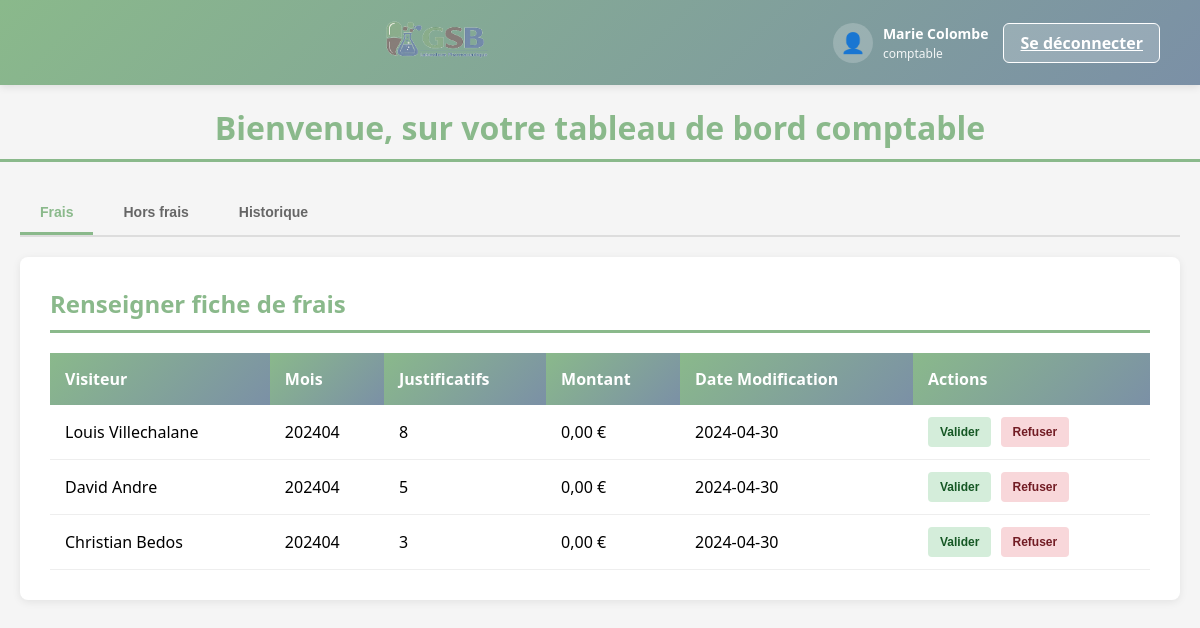
The app's page /accountant.php (signed in) with its own data.
### tables this page shows
CREATE TABLE FicheFrais (
    idVisiteur CHAR(4),
    mois CHAR(6),
    nbJustificatif INT,
    montantValide DECIMAL(10,2),
    dateModif DATE,
    idEtat CHAR(2),
    PRIMARY KEY (idVisiteur, mois),
    FOREIGN KEY (idVisiteur) REFERENCES visiteur(id),
    FOREIGN KEY (idEtat) REFERENCES Etat(id)
);

CREATE TABLE visiteur (
    id CHAR(4) PRIMARY KEY,
    nom VARCHAR(50),
    prenom VARCHAR(50),
    login VARCHAR(50),
    mdp VARCHAR(50),
    adresse VARCHAR(100),
    cp INT,
    ville VARCHAR(50),
    dateEmbauche DATE
);

### accountant.php (the view, shortened to what this page needs)
<?php
try {
    $bdd = new PDO(
        'mysql:host=localhost;dbname=gsbV2;charset=utf8', 'comptable1', 'comp123');
    $bdd->setAttribute(PDO::ATTR_ERRMODE, PDO::ERRMODE_EXCEPTION);
}
catch (PDOException $e) {
    die('Erreur de connexion : ' . $e->getMessage());
}
try {
    $fichesStmt = $bdd->prepare('SELECT f.*, v.nom, v.prenom FROM FicheFrais AS f JOIN visiteur AS v ON f.idVisiteur = v.id WHERE f.idEtat = :etat ORDER BY f.dateModif DESC');
    $fichesStmt->execute([':etat' => 'CR']);
    $fiches = $fichesStmt->fetchAll(PDO::FETCH_ASSOC);
} catch (PDOException $e) {
    die('Erreur de récupération des fiches de frais : ' . $e->getMessage());
}
?>
<!DOCTYPE html>
<html lang="fr">
<head>
    <link rel="stylesheet" href="accountant.css">
</head>
<body>
    <div class="header-connected">
        <div style="text-align: center; flex: 1;">
            <img src="logo.png" alt="Logo GSB" style="height: 40px;">
        </div>
        <div class="user-info">
            <div class="profile-badge">
                <div class="profile-icon">👤</div>
                <div class="profile-text">
                    <h3 id="userFullName"><?php echo htmlspecialchars($_SESSION['user']['prenom'] ?? 'Utilisateur') . ' ' . htmlspecialchars($_SESSION['user']['nom'] ?? ''); ?></h3>
                    <p id="userProfile"><?php echo htmlspecialchars($_SESSION['user']['role'] ?? 'non défini'); ?></p>
                </div>
            </div>
            <a href="logout.php" class="logout-btn">Se déconnecter</a>
        </div>
    </div>
    <main>
        <h1>Bienvenue, sur votre tableau de bord comptable</h1>
    </main>
    <div class="container">
        <div class="tabs">
            <button class="tab-button active" onclick="switchTab('expense')">Frais</button>
            <button class="tab-button" onclick="switchTab('excluding-expenses')">Hors frais</button>
            <button class="tab-button" onclick="switchTab('history')">Historique</button>
        </div>
        <div id="expense" class="tab-content active">
            <h2>Renseigner fiche de frais</h2>
            <?php if (empty($fiches)): ?>
                <p style="text-align: center; color: #666;">Aucune fiche de frais en attente de validation.</p>
            <?php else: ?>
                <table class="expenses-table">
                    <thead>
                        <tr>
                            <th>Visiteur</th>
                            <th>Mois</th>
                            <th>Justificatifs</th>
                            <th>Montant</th>
                            <th>Date Modification</th>
                            <th>Actions</th>
                        </tr>
                    </thead>
                    <tbody>
                        <?php foreach ($fiches as $fiche): ?>
                            <tr>
                                <td><?php echo htmlspecialchars($fiche['prenom'] . ' ' . $fiche['nom']); ?></td>
                                <td><?php echo htmlspecialchars($fiche['mois']); ?></td>
                                <td><?php echo htmlspecialchars($fiche['nbJustificatif']); ?></td>
                                <td><?php echo number_format($fiche['montantValide'], 2, ',', ' '); ?> €</td>
                                <td><?php echo htmlspecialchars($fiche['dateModif']); ?></td>
                                <td>
                                    <form method="POST" style="display: inline;">
                                        <button type="submit" name="action" value="valider" class="btn-valider">Valider</button>
                                        <button type="submit" name="action" value="refuser" class="btn-refuser">Refuser</button>
                                    </form>
                                </td>
                            </tr>
                        <?php endforeach; ?>
                    </tbody>
                </table>
            <?php endif; ?>
        </div>
    </div>
</body>
</html>

### accountant.css (style rules this page uses)
* { box-sizing: border-box; }
body { margin: 0; padding: 0; background: #f5f5f5; font-family: 'Segoe UI', sans-serif; }
.header-connected { background: linear-gradient(135deg, #8ab98b 0%, #7b90a6 100%); color: white; padding: 20px 40px; display: flex; justify-content: space-between; align-items: center; box-shadow: 0 2px 8px rgba(0, 0, 0, 0.1); }
.user-info { display: flex; align-items: center; gap: 15px; }
.profile-badge { display: flex; align-items: center; gap: 10px; }
.profile-icon { width: 40px; height: 40px; border-radius: 50%; background: rgba(255, 255, 255, 0.2); display: flex; align-items: center; justify-content: center; font-size: 20px; }
.profile-text h3 { margin: 0; font-size: 14px; font-weight: 600; }
.profile-text p { margin: 2px 0 0 0; font-size: 12px; opacity: 0.9; }
.logout-btn { background: rgba(255, 255, 255, 0.2); border: 1px solid white; color: white; padding: 8px 16px; border-radius: 6px; cursor: pointer; font-weight: 600; transition: all 0.3s; }
.container { max-width: 1200px; margin: 30px auto; padding: 0 20px; }
.tabs { display: flex; gap: 10px; margin-bottom: 20px; border-bottom: 2px solid #ddd; }
.tab-button { background: none; border: none; padding: 12px 20px; cursor: pointer; font-size: 14px; font-weight: 600; color: #666; border-bottom: 3px solid transparent; transition: all 0.3s; }
.tab-button.active { color: #8ab98b; border-bottom-color: #8ab98b; }
.tab-content { display: none; background: white; padding: 30px; border-radius: 8px; box-shadow: 0 2px 8px rgba(0, 0, 0, 0.08); }
.tab-content.active { display: block; }
h1 { text-align: center; color: #8ab98b; border-bottom: 3px solid #8ab98b; padding-bottom: 10px; }
h2 { color: #8ab98b; border-bottom: 3px solid #8ab98b; padding-bottom: 10px; margin: 0 0 20px 0; }
.expenses-table { width: 100%; border-collapse: collapse; margin-top: 20px; }
.expenses-table th { background: linear-gradient(135deg, #8ab98b 0%, #7b90a6 100%); color: white; padding: 15px; text-align: left; font-weight: 600; }
.expenses-table td { padding: 12px 15px; border-bottom: 1px solid #eee; }
.btn-valider, .btn-refuser { padding: 8px 12px; border: none; border-radius: 4px; font-size: 12px; font-weight: 600; cursor: pointer; transition: all 0.3s; margin-right: 5px; }
.btn-valider { background: #d4edda; color: #155724; }
.btn-refuser { background: #f8d7da; color: #721c24; }

### records on screen
fichefrais: idVisiteur.nom "Louis Villechalane", mois "202404", nbJustificatif "8", montantValide "0,00", dateModif "2024-04-30"
fichefrais: idVisiteur.nom "David Andre", mois "202404", nbJustificatif "5", montantValide "0,00", dateModif "2024-04-30"
fichefrais: idVisiteur.nom "Christian Bedos", mois "202404", nbJustificatif "3", montantValide "0,00", dateModif "2024-04-30"

### other values on screen
$_SESSION['user']['prenom'] "Marie"
$_SESSION['user']['nom'] "Colombe"
$_SESSION['user']['role'] "comptable"
